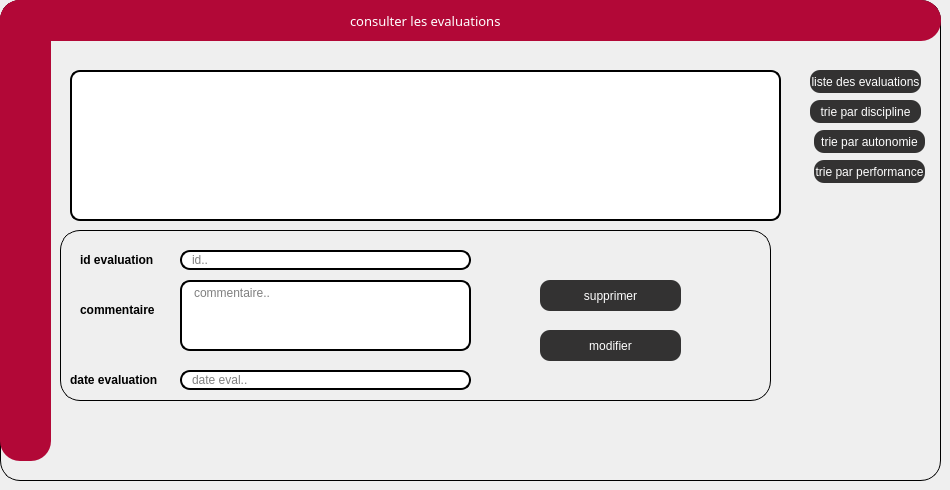
      <widget class="QWidget" name="consulter_reclam">
       <attribute name="title">
        <string>consulter</string>
       </attribute>
       <widget class="QGroupBox" name="groupBox_19">
        <property name="geometry">
         <rect>
          <x>0</x>
          <y>0</y>
          <width>941</width>
          <height>481</height>
         </rect>
        </property>
        <property name="styleSheet">
         <string notr="true">
QGroupBox  {
    border: 1px solid;
    
  
    border-radius: 20px;
}</string>
        </property>
        <property name="title">
         <string/>
        </property>
        <widget class="QLabel" name="label_redEq_11">
         <property name="geometry">
          <rect>
           <x>0</x>
           <y>0</y>
           <width>941</width>
           <height>41</height>
          </rect>
         </property>
         <property name="styleSheet">
          <string notr="true">color:white;

background:#b20837;
border-radius:20px;</string>
         </property>
         <property name="text">
          <string/>
         </property>
        </widget>
        <widget class="QLabel" name="label_RedEq2_11">
         <property name="geometry">
          <rect>
           <x>0</x>
           <y>0</y>
           <width>51</width>
           <height>461</height>
          </rect>
         </property>
         <property name="styleSheet">
          <string notr="true">color:white;

background:#b20837;
border-radius:20px;</string>
         </property>
         <property name="text">
          <string/>
         </property>
        </widget>
        <widget class="QLabel" name="label_AjEq_11">
         <property name="geometry">
          <rect>
           <x>350</x>
           <y>10</y>
           <width>211</width>
           <height>21</height>
          </rect>
         </property>
         <property name="font">
          <font>
           <family>Nexa Rust Sans Black 01</family>
           <pointsize>10</pointsize>
           <weight>10</weight>
           <italic>false</italic>
           <bold>false</bold>
          </font>
         </property>
         <property name="styleSheet">
          <string notr="true">color:white;
font: 75 10pt &quot;Source Code Pro&quot;;
	font: 87 10pt &quot;Nexa Rust Sans Black 01&quot;;
background:#b20837;
border-radius:10px;</string>
         </property>
         <property name="text">
          <string>consulter les evaluations</string>
         </property>
        </widget>
        <widget class="QTableView" name="tableView_2">
         <property name="geometry">
          <rect>
           <x>70</x>
           <y>70</y>
           <width>711</width>
           <height>151</height>
          </rect>
         </property>
         <property name="styleSheet">
          <string notr="true">border: 2px solid black;
border-radius: 10px;
padding: 0 8px;
background: white;
selection-background-color: gray;
</string>
         </property>
        </widget>
        <widget class="QGroupBox" name="groupBox">
         <property name="geometry">
          <rect>
           <x>60</x>
           <y>230</y>
           <width>711</width>
           <height>171</height>
          </rect>
         </property>
         <property name="title">
          <string/>
         </property>
         <widget class="QLineEdit" name="lineEdit_6">
          <property name="geometry">
           <rect>
            <x>120</x>
            <y>20</y>
            <width>291</width>
            <height>20</height>
           </rect>
          </property>
          <property name="styleSheet">
           <string notr="true">border: 2px solid black;
border-radius: 10px;
padding: 0 8px;
background: white;
selection-background-color: gray;</string>
          </property>
          <property name="placeholderText">
           <string>id..</string>
          </property>
         </widget>
         <widget class="QLabel" name="label_78">
          <property name="geometry">
           <rect>
            <x>20</x>
            <y>20</y>
            <width>81</width>
            <height>20</height>
           </rect>
          </property>
          <property name="font">
           <font>
            <pointsize>9</pointsize>
            <weight>75</weight>
            <bold>true</bold>
           </font>
          </property>
          <property name="text">
           <string>id evaluation</string>
          </property>
         </widget>
         <widget class="QTextEdit" name="commentaire_2">
          <property name="geometry">
           <rect>
            <x>120</x>
            <y>50</y>
            <width>291</width>
            <height>71</height>
           </rect>
          </property>
          <property name="styleSheet">
           <string notr="true">border: 2px solid black;
border-radius: 10px;
padding: 0 8px;
background: white;
selection-background-color: gray;</string>
          </property>
          <property name="placeholderText">
           <string>commentaire..</string>
          </property>
         </widget>
         <widget class="QLabel" name="label_79">
          <property name="geometry">
           <rect>
            <x>20</x>
            <y>70</y>
            <width>81</width>
            <height>20</height>
           </rect>
          </property>
          <property name="font">
           <font>
            <pointsize>9</pointsize>
            <weight>75</weight>
            <bold>true</bold>
           </font>
          </property>
          <property name="text">
           <string>commentaire</string>
          </property>
         </widget>
         <widget class="QLineEdit" name="dateEdit">
          <property name="geometry">
           <rect>
            <x>120</x>
            <y>140</y>
            <width>291</width>
            <height>20</height>
           </rect>
          </property>
          <property name="styleSheet">
           <string notr="true">border: 2px solid black;
border-radius: 10px;
padding: 0 8px;
background: white;
selection-background-color: gray;</string>
          </property>
          <property name="placeholderText">
           <string>date eval..</string>
          </property>
         </widget>
         <widget class="QLabel" name="label_80">
          <property name="geometry">
           <rect>
            <x>10</x>
            <y>140</y>
            <width>101</width>
            <height>20</height>
           </rect>
          </property>
          <property name="font">
           <font>
            <pointsize>9</pointsize>
            <weight>75</weight>
            <bold>true</bold>
           </font>
          </property>
          <property name="text">
           <string>date evaluation</string>
          </property>
         </widget>
         <widget class="QPushButton" name="pushButton_8">
          <property name="geometry">
           <rect>
            <x>480</x>
            <y>100</y>
            <width>141</width>
            <height>31</height>
           </rect>
          </property>
          <property name="styleSheet">
           <string notr="true">QPushButton{
    color:white;
	font: 75 10pt &quot;Source Code Pro&quot;;
	font: 87 7pt &quot;Nexa Rust Sans Black 01&quot;;
    background-color: rgb(51, 50, 50);
background:  rgb(51, 50, 50);
border-radius:10px;
}
QPushButton:hover
{
color:white;

background:#b20837;
border-radius:10px;
}
</string>
          </property>
          <property name="text">
           <string>modifier</string>
          </property>
          <property name="icon">
           <iconset>
            <normaloff>../../ghof/premiereapp1/ressource/icons8-modifier-48.png</normaloff>../../ghof/premiereapp1/ressource/icons8-modifier-48.png</iconset>
          </property>
         </widget>
         <widget class="QPushButton" name="pushButton_7">
          <property name="geometry">
           <rect>
            <x>480</x>
            <y>50</y>
            <width>141</width>
            <height>31</height>
           </rect>
          </property>
          <property name="styleSheet">
           <string notr="true">QPushButton{
    color:white;
	font: 75 10pt &quot;Source Code Pro&quot;;
	font: 87 7pt &quot;Nexa Rust Sans Black 01&quot;;
    background-color: rgb(51, 50, 50);
background:  rgb(51, 50, 50);
border-radius:10px;
}
QPushButton:hover
{
color:white;

background:#b20837;
border-radius:10px;
}
</string>
          </property>
          <property name="text">
           <string>supprimer</string>
          </property>
          <property name="icon">
           <iconset>
            <normaloff>../../ghof/premiereapp1/ressource/icons8-effacer-26.png</normaloff>../../ghof/premiereapp1/ressource/icons8-effacer-26.png</iconset>
          </property>
         </widget>
        </widget>
        <widget class="QPushButton" name="listeeval">
         <property name="geometry">
          <rect>
           <x>810</x>
           <y>70</y>
           <width>111</width>
           <height>23</height>
          </rect>
         </property>
         <property name="styleSheet">
          <string notr="true">QPushButton{
    color:white;
	font: 75 10pt &quot;Source Code Pro&quot;;
	font: 87 7pt &quot;Nexa Rust Sans Black 01&quot;;
    background-color: rgb(51, 50, 50);
background:  rgb(51, 50, 50);
border-radius:10px;
}
QPushButton:hover
{
color:white;

background:#b20837;
border-radius:10px;
}
</string>
         </property>
         <property name="text">
          <string>liste des evaluations</string>
         </property>
        </widget>
        <widget class="QPushButton" name="trie">
         <property name="geometry">
          <rect>
           <x>810</x>
           <y>100</y>
           <width>111</width>
           <height>23</height>
          </rect>
         </property>
         <property name="styleSheet">
          <string notr="true">QPushButton{
    color:white;
	font: 75 10pt &quot;Source Code Pro&quot;;
	font: 87 7pt &quot;Nexa Rust Sans Black 01&quot;;
    background-color: rgb(51, 50, 50);
background:  rgb(51, 50, 50);
border-radius:10px;
}
QPushButton:hover
{
color:white;

background:#b20837;
border-radius:10px;
}
</string>
         </property>
         <property name="text">
          <string>trie par discipline</string>
         </property>
        </widget>
        <widget class="QPushButton" name="trie1">
         <property name="geometry">
          <rect>
           <x>814</x>
           <y>130</y>
           <width>111</width>
           <height>23</height>
          </rect>
         </property>
         <property name="styleSheet">
          <string notr="true">QPushButton{
    color:white;
	font: 75 10pt &quot;Source Code Pro&quot;;
	font: 87 7pt &quot;Nexa Rust Sans Black 01&quot;;
    background-color: rgb(51, 50, 50);
background:  rgb(51, 50, 50);
border-radius:10px;
}
QPushButton:hover
{
color:white;

background:#b20837;
border-radius:10px;
}
</string>
         </property>
         <property name="text">
          <string>trie par autonomie</string>
         </property>
        </widget>
        <widget class="QPushButton" name="trie2">
         <property name="geometry">
          <rect>
           <x>814</x>
           <y>160</y>
           <width>111</width>
           <height>23</height>
          </rect>
         </property>
         <property name="styleSheet">
          <string notr="true">QPushButton{
    color:white;
	font: 75 10pt &quot;Source Code Pro&quot;;
	font: 87 7pt &quot;Nexa Rust Sans Black 01&quot;;
    background-color: rgb(51, 50, 50);
background:  rgb(51, 50, 50);
border-radius:10px;
}
QPushButton:hover
{
color:white;

background:#b20837;
border-radius:10px;
}
</string>
         </property>
         <property name="text">
          <string>trie par performance</string>
         </property>
        </widget>
        <zorder>groupBox</zorder>
        <zorder>label_redEq_11</zorder>
        <zorder>label_RedEq2_11</zorder>
        <zorder>label_AjEq_11</zorder>
        <zorder>tableView_2</zorder>
        <zorder>listeeval</zorder>
        <zorder>trie</zorder>
        <zorder>trie1</zorder>
        <zorder>trie2</zorder>
       </widget>
      </widget>
